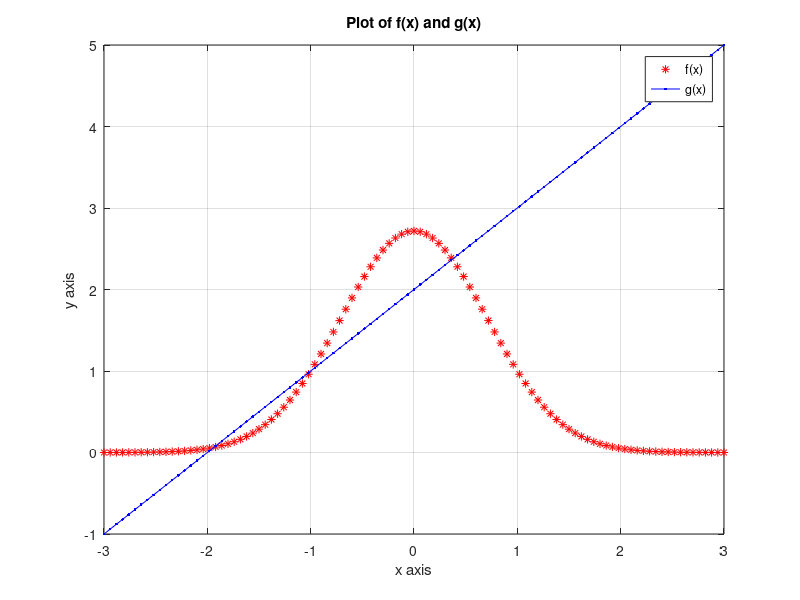

Here is the MATLAB script that generated this plot:
% MATH2089: File = explot.m
% Sample commands to plot two simple anonymous functions
% (Frances Kuo, 12 May 2020)

f = @(x) exp(-x.^2+1);
g = @(x) x+2;

figure(1)
x = linspace(-3,3,101);
y = f(x);
z = g(x);
plot(x, y, 'r*', x, z, 'b.-');
legend('f(x)','g(x)');
title('Plot of f(x) and g(x)');
xlabel('x axis');
ylabel('y axis');
grid on;